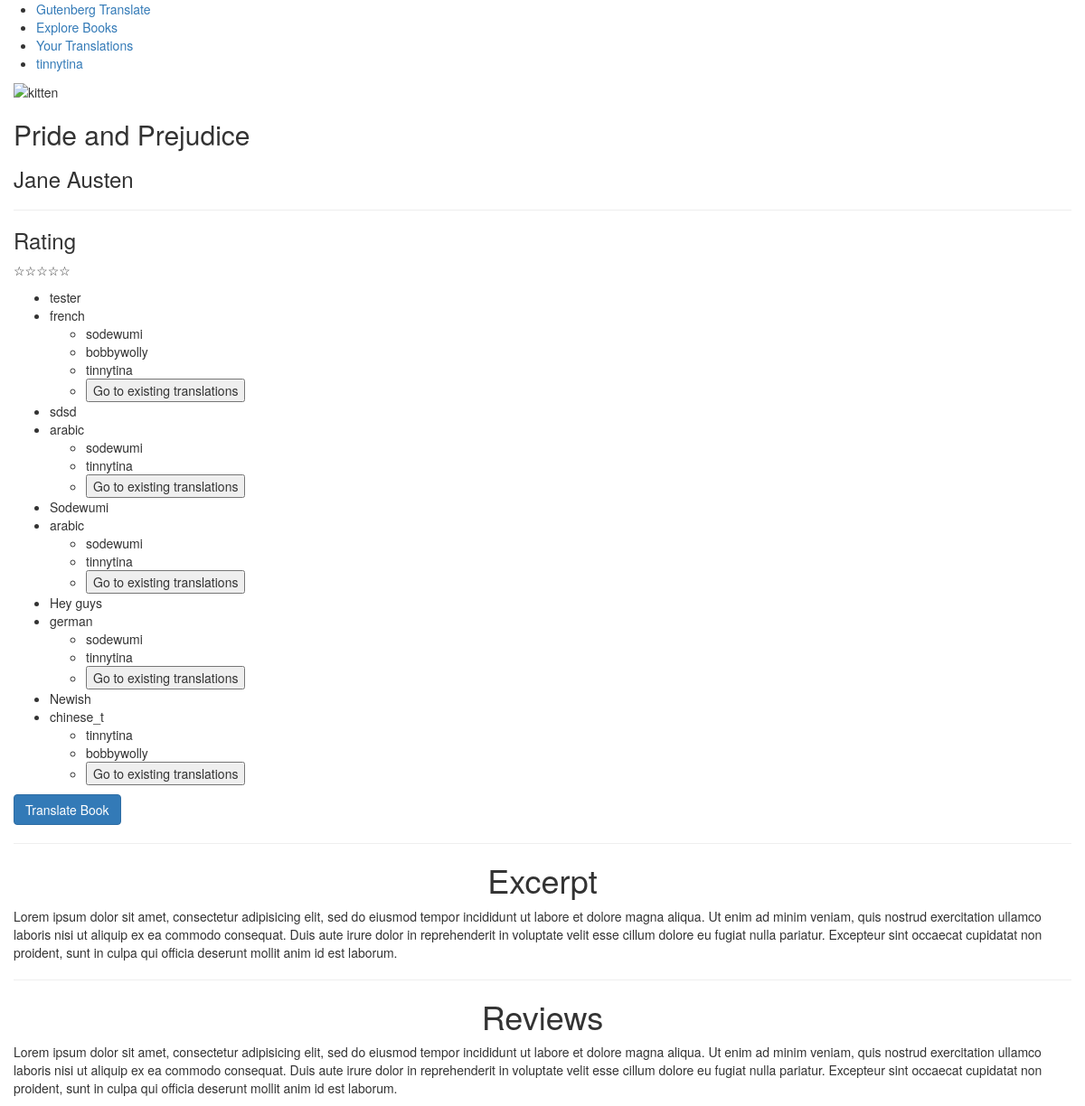
Page /description/42671 (signed in) on the earlier database version.
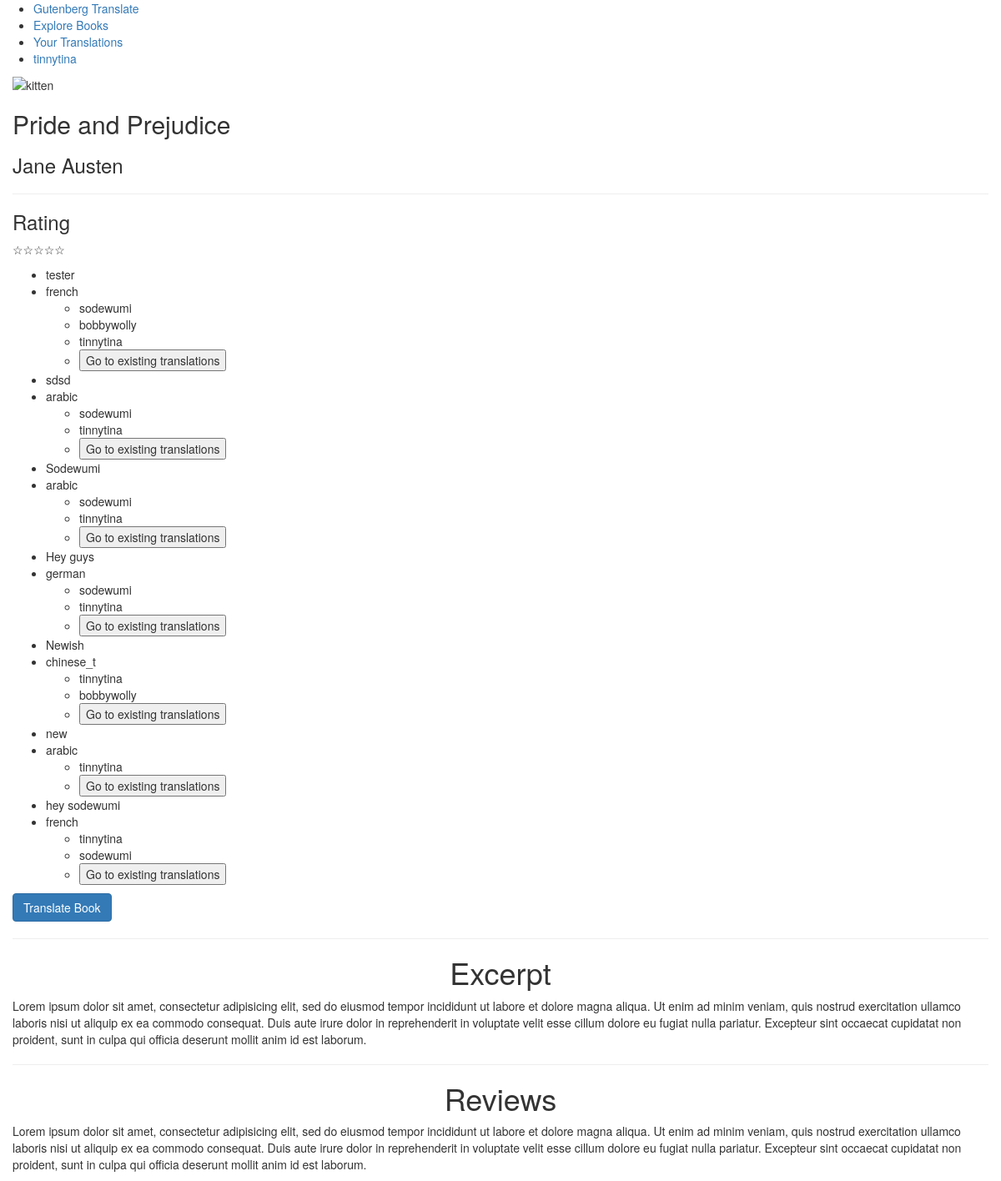
Same page on the later database version.
### model.py (models this page shows, shortened)
class User(db.Model):
    __tablename__ = "users"
    user_id = db.Column(db.Integer, primary_key=True, autoincrement=True)
    email = db.Column(db.String(50), nullable=False, unique=True)
    password = db.Column(db.String(15), nullable=False)
    username = db.Column(db.String(15), nullable=False, unique=True)
    groups = db.relationship("Group", backref=db.backref("users"),
            secondary="usergroups")

class Book(db.Model):
    __tablename__ = "books"
    book_id = db.Column(db.Integer, primary_key=True, autoincrement=True)
    name = db.Column(db.String(50), nullable=False)
    author = db.Column(db.String(45))
    reviews = db.Column(db.String())
    rating = db.Column(db.Integer)
    cover = db.Column(db.String())
    genre_name = db.Column(db.String(10))
    gutenberg_extraction_num = db.Column(db.String(10))
    isbn = db.Column(db.String(10))
    chapters = db.relationship("Chapter", backref="book")
    groups = db.relationship("Group", backref=db.backref("books"),
        secondary="bookgroups")

class Group(db.Model):
    __tablename__ = "groups"
    group_id = db.Column(db.Integer, primary_key=True, autoincrement=True)
    group_name = db.Column(db.String(30), nullable=False)

class BookGroup(db.Model):
    __tablename__ = "bookgroups"
    bookgroup_id = db.Column(db.Integer, primary_key=True, autoincrement=True)
    language = db.Column(db.String(15))
    group_id = db.Column(db.Integer, db.ForeignKey("groups.group_id"))
    book_id = db.Column(db.Integer, db.ForeignKey("books.book_id"))
    translations = db.relationship("Translation", backref="bookgroups")
    group = db.relationship("Group", backref=db.backref("bookgroups"))

### server.py (the view)
@app.route("/description/<int:gutenberg_extraction_number>", methods=["GET"])
def display_book_description(gutenberg_extraction_number):
    book_obj = Book.query.filter_by(gutenberg_extraction_num =
        gutenberg_extraction_number).one()
    current_user = User.query.filter(User.user_id == session[u'login'][1]).one()
    current_groups_list = current_user.groups
    group_language_dict = {}
    for group in current_groups_list:
        language = group.bookgroups[0].language
        bookgroup_id = group.bookgroups[0].bookgroup_id
        group_language_dict.setdefault(group.group_id, [language])
        if bookgroup_id not in group_language_dict[group.group_id]:
            group_language_dict[group.group_id].append(bookgroup_id)
    return render_template("book_description.html", display_book = book_obj,
        gutenberg_extraction_number=gutenberg_extraction_number,
        current_user=current_user, group_language_dict=group_language_dict)

### templates/book_description.html (shortened to what this page needs)
{% extends 'base.html' %}
{% block body %}
<div id="book_info">
    <p id="book_cover">
        <img src="http://placekitten.com/g/200/300" alt="kitten">
    </p>
    <div id="basic_book_info">
        <h2>{{ display_book.name }}</h2>
        <h3>{{ display_book.author }}</h3>
        <hr>
        <div id="book_rating">
            <h3>Rating</h3>
            <p>
                <span>☆</span><span>☆</span><span>☆</span><span>☆</span><span>☆</span>
            </p>
        </div>
        {% if current_user.groups %}
            <ul>
                {% for group in current_user.groups %}
                <li>{{ group.group_name }}</li>
                <li>
                    {{ group_language_dict[group.group_id][0] }}
                </li>
                    <ul>
                        {% for user in group.users %}
                        <li>{{ user.username }}</li>
                        {% endfor %}
                        <li>
                            <form class="edit_book_form" action="/translate/render"
                                    method="GET" data-bookId ="{{ display_book.book_id }}"
                                    data-language="{{ group_language_dict[group.group_id][0] }}"
                                    data-groupid="{{ group.group_id }}">
                                <input type="submit" value='Go to existing translations'>
                            </form>
                        </li>
                    </ul>
                {% endfor %}
            </ul>
        {% endif %}
        <button type="button" class="btn btn-primary" data-toggle="modal"
                data-target="#add_book_form">
            Translate Book
        </button>
    </div>
</div>
<hr>
<div id="book_excerpt">
    <h1>Excerpt</h1>
    <p>
        Lorem ipsum dolor sit amet, consectetur adipisicing elit, sed do eiusmod
        tempor incididunt ut labore et dolore magna aliqua. Ut enim ad minim veniam,
        quis nostrud exercitation ullamco laboris nisi ut aliquip ex ea commodo
        consequat. Duis aute irure dolor in reprehenderit in voluptate velit esse
        cillum dolore eu fugiat nulla pariatur. Excepteur sint occaecat cupidatat non
        proident, sunt in culpa qui officia deserunt mollit anim id est laborum.
    </p>
</div>
<hr>
<div id="book_reviews">
    <h1>Reviews</h1>
    <p>
        Lorem ipsum dolor sit amet, consectetur adipisicing elit, sed do eiusmod
        tempor incididunt ut labore et dolore magna aliqua. Ut enim ad minim veniam,
        quis nostrud exercitation ullamco laboris nisi ut aliquip ex ea commodo
        consequat. Duis aute irure dolor in reprehenderit in voluptate velit esse
        cillum dolore eu fugiat nulla pariatur. Excepteur sint occaecat cupidatat non
        proident, sunt in culpa qui officia deserunt mollit anim id est laborum.
    </p>
</div>
{% endblock %}

### templates/base.html (shortened to what this page needs)
<!DOCTYPE html>
<html>
<head>
    <link rel="stylesheet" type="text/css" href="/static/css/style.css">
    <link rel="stylesheet" href="http://maxcdn.bootstrapcdn.com/bootstrap/3.2.0/css/bootstrap.min.css">
</head>
<body>
    <nav>
        <ul>
            <li><a href="/">Gutenberg Translate</a></li>
            <li><a href="/explore">Explore Books</a></li>
            <li><a href="/profile">Your Translations</a></li>
            {% if session.get('login') %}
            <li><a href="#"> {{ session['login'][0] }} </a></li>
            {% else %}
            <li>login</li>
            {%endif%}
        </ul>
    </nav>
     <div class="container-fluid">
        {% block body %}
        {% endblock %}
    </div>
</body>
</html>

### static/css/style.css (style rules this page uses)
h1 { text-align: center }

Differences in the rows shown:
added Group: group_name "new", User (username "tinnytina")
added BookGroup: language "arabic"
added Group: group_name "hey sodewumi", User (username "tinnytina"), User (username "sodewumi")
added BookGroup: language "french"
